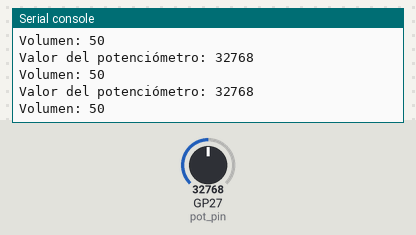
Simulated run of this program. Board: Raspberry Pi Pico running MicroPython. Parts: the last lines printed to the serial console. Inputs (shaded band) come from the test bench; at power-on: GP27 (pot_pin) = 32768 (analog values on the 0–65535 scale).

Above: at 1.2 s.
1.3 s: GP27 (pot_pin) set to 45874
At 1.31 s:
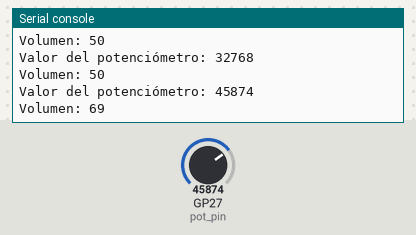
2.8 s: GP27 (pot_pin) set to 57670
At 4.83 s:
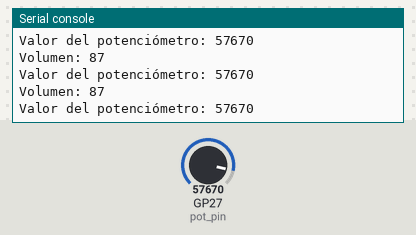
Timing chart, 0 to 6.3 s (numbered marks = the images above; inputs shaded):
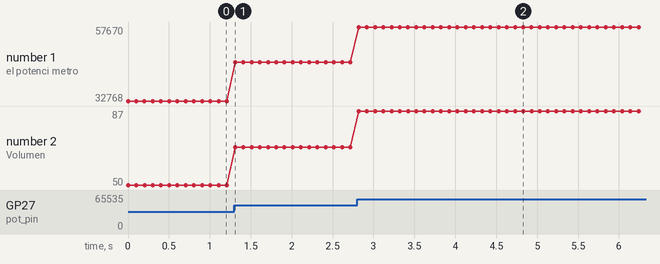

The program:

Prueba_potenci_metro.py
```python
from machine import ADC, Pin
import time

# Configuración del potenciómetro en el pin ADC (26, 27 o 28)
pot_pin = ADC(Pin(27))  # Cambia el 26 si estás usando 27 o 28

# Función para mapear el valor del potenciómetro al rango deseado
def mapear_valor(valor, in_min, in_max, out_min, out_max):
    return int((valor - in_min) * (out_max - out_min) / (in_max - in_min) + out_min)

while True:
    pot_value = pot_pin.read_u16()  # Lee el valor del potenciómetro (0 a 65535)

    # Mapea el valor del potenciómetro al rango de 0 a 100 (como control de volumen)
    volumen = mapear_valor(pot_value, 0, 65535, 0, 100)

    print("Valor del potenciómetro:", pot_value)
    print("Volumen:", volumen)

    # Aquí puedes usar el valor 'volumen' para controlar el nivel de sonido en el proyecto
    # Ejemplo: ajustar_volumen(volumen)

    time.sleep(0.1)  # Pausa para evitar lecturas demasiado rápidas43
```

Measured:
- after the input at 1.3 s, the serial console: prints a new line at once (image 1)
- after the input at 2.8 s, the serial console: prints a new line at once (image 2)
- plotted number 1: 32768 → 45874 after the input at 1.3 s, 45874 → 57670 after the input at 2.8 s
- plotted number 2: 50 → 69 after the input at 1.3 s, 69 → 87 after the input at 2.8 s
